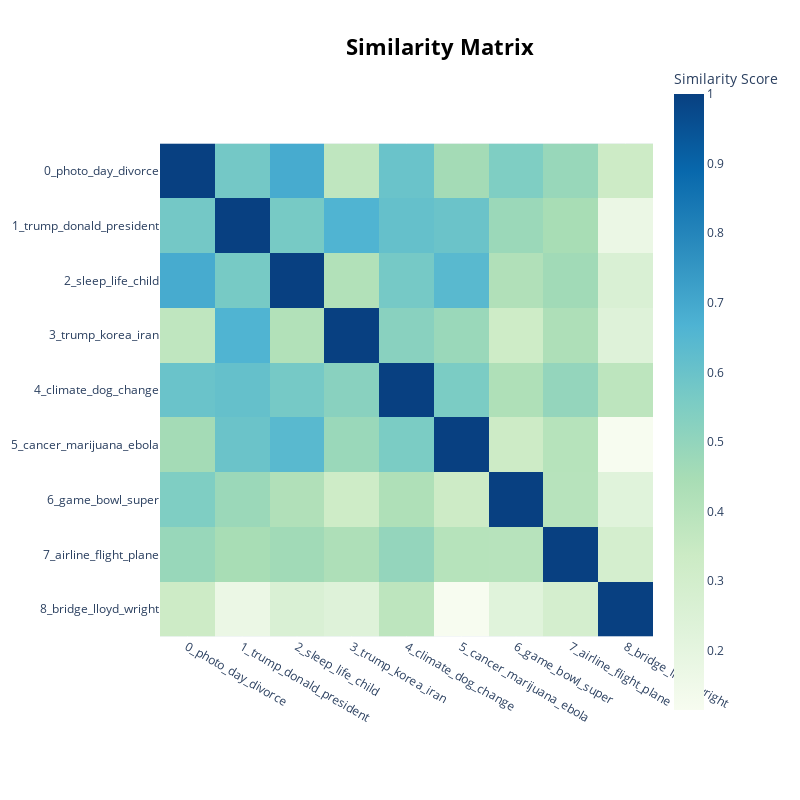

Here is the notebook cell this chart was saved with:
### Code cell
bertopic_model.visualize_heatmap()

### Figure 1 — Plotly figure (JSON) as saved in the notebook; plotly's stock layout.template omitted (floating-point values rounded to 4 significant figures)
{"data": [{"coloraxis": "coloraxis", "hovertemplate": "x: %{x}<br>y: %{y}<br>Similarity Score: %{z}<extra></extra>", "name": "0", "type": "heatmap", "x": ["0_photo_day_divorce", "1_trump_donald_president", "2_sleep_life_child", "3_trump_korea_iran", "4_climate_dog_change", "5_cancer_marijuana_ebola", "6_game_bowl_super", "7_airline_flight_plane", "8_bridge_lloyd_wright"], "xaxis": "x", "y": ["0_photo_day_divorce", "1_trump_donald_president", "2_sleep_life_child", "3_trump_korea_iran", "4_climate_dog_change", "5_cancer_marijuana_ebola", "6_game_bowl_super", "7_airline_flight_plane", "8_bridge_lloyd_wright"], "yaxis": "y", "z": [[1.0, 0.574, 0.6899, 0.3752, 0.5981, 0.4575, 0.5468, 0.4861, 0.3304], [0.574, 1.0, 0.5675, 0.6628, 0.6108, 0.5967, 0.4782, 0.4461, 0.17], [0.6899, 0.5675, 1.0, 0.4167, 0.5686, 0.6416, 0.4195, 0.4633, 0.2617], [0.3752, 0.6628, 0.4167, 1.0, 0.522, 0.4801, 0.3272, 0.4274, 0.2353], [0.5981, 0.6108, 0.5686, 0.522, 1.0, 0.5561, 0.4261, 0.4962, 0.3827], [0.4575, 0.5967, 0.6416, 0.4801, 0.5561, 1.0, 0.3291, 0.4023, 0.1146], [0.5468, 0.4782, 0.4195, 0.3272, 0.4261, 0.3291, 1.0, 0.4007, 0.2257], [0.4861, 0.4461, 0.4633, 0.4274, 0.4962, 0.4023, 0.4007, 1.0, 0.2923], [0.3304, 0.17, 0.2617, 0.2353, 0.3827, 0.1146, 0.2257, 0.2923, 1.0]]}], "layout": {"coloraxis": {"colorbar": {"title": {"text": "Similarity Score"}}, "colorscale": [[0, "rgb(247,252,240)"], [0.125, "rgb(224,243,219)"], [0.25, "rgb(204,235,197)"], [0.375, "rgb(168,221,181)"], [0.5, "rgb(123,204,196)"], [0.625, "rgb(78,179,211)"], [0.75, "rgb(43,140,190)"], [0.875, "rgb(8,104,172)"], [1, "rgb(8,64,129)"]]}, "height": 800, "hoverlabel": {"bgcolor": "white", "font": {"family": "Rockwell", "size": 16}}, "legend": {"title": {"text": "Trend"}}, "margin": {"t": 60}, "showlegend": true, "title": {"font": {"color": "Black", "size": 22}, "text": "<b>Similarity Matrix</b>", "x": 0.55, "xanchor": "center", "y": 0.95, "yanchor": "top"}, "width": 800, "xaxis": {"anchor": "y", "constrain": "domain", "domain": [0, 1], "scaleanchor": "y"}, "yaxis": {"anchor": "x", "autorange": "reversed", "constrain": "domain", "domain": [0, 1]}}}
